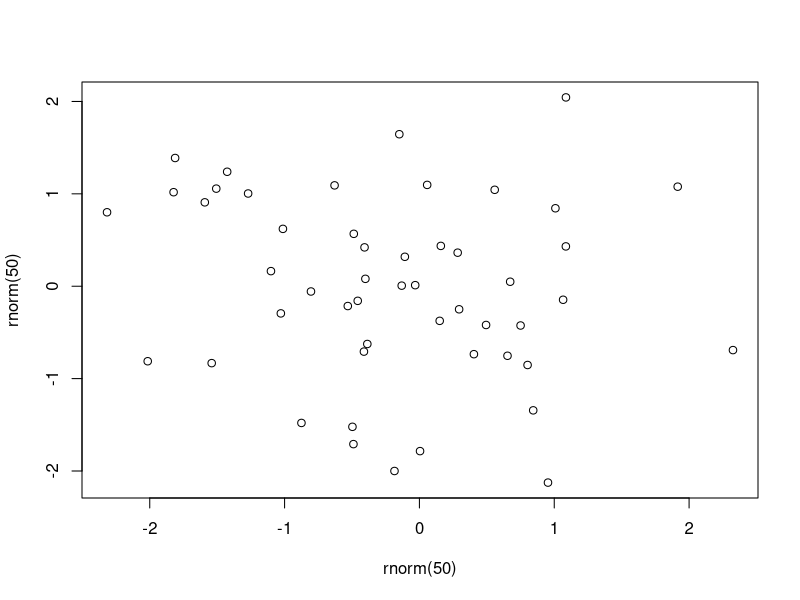

The R source for this figure: (Note: this script raises an error after producing the figure.)
## ---- chunk 1
knitr::opts_chunk$set(echo = TRUE)
library(tidyverse)
## ---- chunk 2
cat("Ausgeführt, nichts angezeigt")
## ---- chunk 3
cat("Ausgeführt, Output angezeigt")
## ---- chunk 4
cat("Ausgeführt, alles angezeigt")
## ---- chunk 5
plot(rnorm(50), rnorm(50))
## ---- chunk 6
# Read CSV data, "../../" to look two levels upwards
table <- read.csv("tables/_template-table.csv")
knitr::kable(table, caption = "Mit Optionen")
## ---- chunk 7
# Read CSV data, "../../" to look two levels upwards
table <- read_csv("tables/mean.csv")
table <- table %>%
  rename(Jahr = X1) %>% select(-c(Statbank_prim_a, Statbank_prim_b, Statbank_disp_a, Statbank_disp_b, Statbank_pre_tax_a, Statbank_pre_tax_b))
knitr::kable(table, caption = "Gesamtübersicht Mittelwert")
## ---- chunk 8
# Read CSV data, "../../" to look two levels upwards
table <- read_csv("tables/median.csv")
table <- table %>%
  rename(Jahr = X1, DS = Statbank, i11 = statistic, i12 = statistic.1, i13 = statistic.2, i21 = statistic.3,i22 = statistic.4, i23 = statistic.5)
knitr::kable(table, caption = "Gesamtübersicht Median")
## ---- chunk 9
# Read CSV data, "../../" to look two levels upwards
table <- read_csv("tables/gini.csv")
table <- table %>%
  rename(Jahr = X1, DS = Statbank)
knitr::kable(table, caption = "Gesamtübersicht Gini-Koeffizienten")
## ---- chunk 10
# Read CSV data, "../../" to look two levels upwards
table <- read_csv("tables/8020.csv")
table <- table %>%
  rename(Jahr = X1, DS = Statbank)
knitr::kable(table, caption = "Gesamtübersicht P80/P20 Verhältnis")
## ---- chunk 11
# Read CSV data, "../../" to look two levels upwards
table <- read_csv("tables/t10.csv")
table <- table %>%
  rename(Year = X1, i11 = statistic, i12 = statistic.1, i13 = statistic.2, i21 = statistic.3,i22 = statistic.4, i23 = statistic.5)
knitr::kable(table, caption = "Gesamtübersicht Top 10% Anteil")
## ---- chunk 12
# Read CSV data, "../../" to look two levels upwards
table <- read_csv("tables/arpr.csv")
table <- table %>%
  rename(Year = X1, DS = Statbank, i11 = i11_arpr, i12 = i12_arpr, i13 = i13_arpr, i21 = i21_arpr,i22 = i22_arpr, i23 = i23_arpr)
knitr::kable(table, caption = "Gesamtübersicht Armutsgefährdungsquote")
